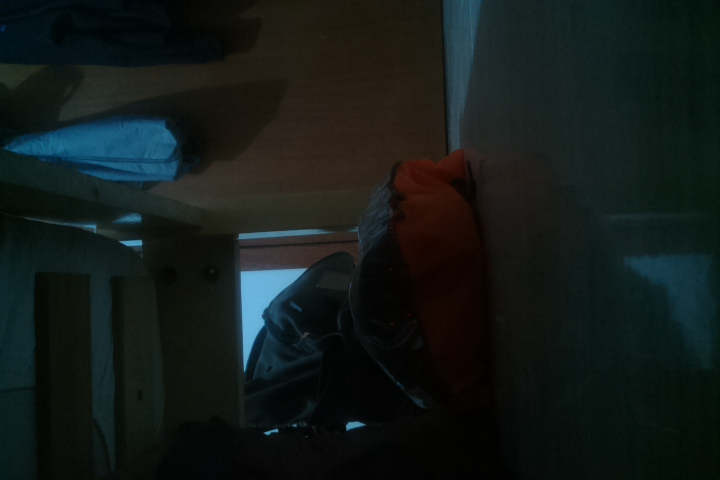
#> input picture image.jpg, 720 x 480 px
$ python shape.py
#> lines starting #> are read from the running program, lines starting #| are printed output that depends on the picture; after the words box and inside, x2 and y2 are one past the last pixel; in counts of white or black regions, pixels touching at a corner belong together
import cv2

class ShapeDetector:
	def __init__(self):
		pass
	def detect(self, c):
		# initialize the shape name and approximate the contour
		shape = "unidentified"
		peri = cv2.arcLength(c, True)
		approx = cv2.approxPolyDP(c, 0.04 * peri, True)


		# if the shape is a triangle, it will have 3 vertices
		if len(approx) == 3:
			shape = "triangle"
		# if the shape has 4 vertices, it is either a square or
		# a rectangle
		elif len(approx) == 4:
			# compute the bounding box of the contour and use the
			# bounding box to compute the aspect ratio
			(x, y, w, h) = cv2.boundingRect(approx)
			ar = w / float(h)
			# a square will have an aspect ratio that is approximately
			# equal to one, otherwise, the shape is a rectangle
			shape = "square" if ar >= 0.95 and ar <= 1.05 else "rectangle"
		# if the shape is a pentagon, it will have 5 vertices
		elif len(approx) == 5:
			shape = "pentagon"
		# otherwise, we assume the shape is a circle
		else:
			shape = "circle"
		# return the name of the shape
		return shape


image = cv2.imread("image.jpg")
#> image is the input picture: shape (480, 720, 3); mean B, G, R 24.5, 26.2, 18.9
gray = cv2.cvtColor(image, cv2.COLOR_BGR2GRAY)
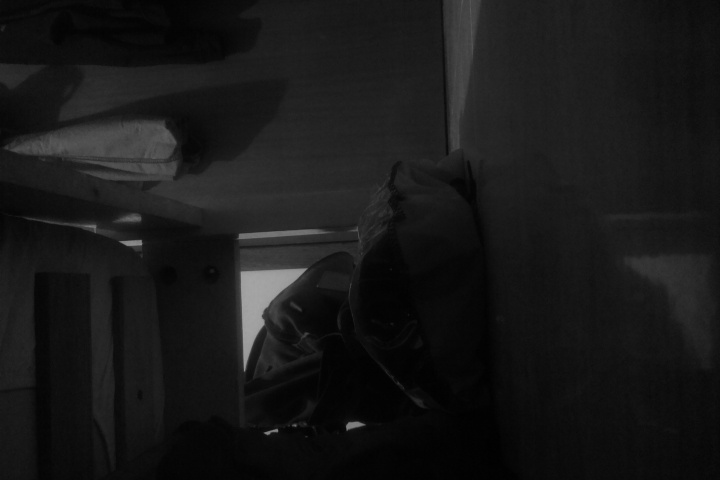
#> gray: shape (480, 720); min 0, max 166, mean 23.8
blurred = cv2.GaussianBlur(gray, (5, 5), 0)
thresh = cv2.threshold(blurred, 60, 255, cv2.THRESH_BINARY)[1]
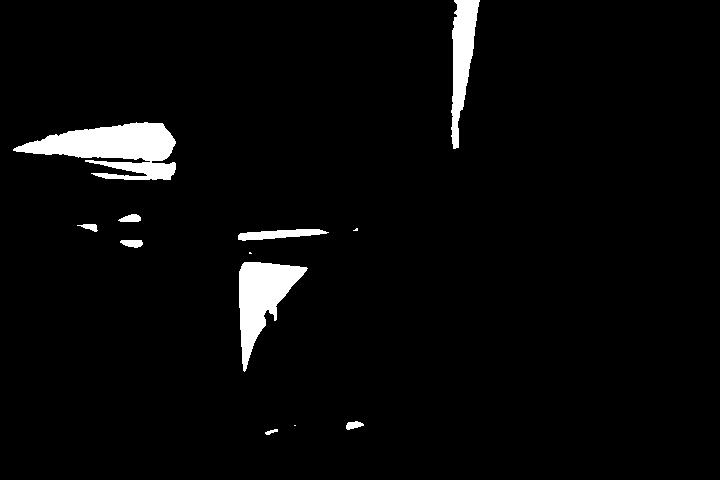
#> thresh: shape (480, 720); 3.5% white; 12 white regions (3 under 20 px)

sd = ShapeDetector()

contours, hierarchy = cv2.findContours(thresh, cv2.RETR_EXTERNAL, cv2.CHAIN_APPROX_SIMPLE)
#> contours = 12 contours, 3 with area under 20; largest, box (x1, y1, x2, y2) and area: (13, 122, 176, 180) 4908, (239, 262, 308, 372) 3280, (451, 0, 480, 149) 2124, (238, 229, 329, 241) 541, (120, 240, 143, 248) 116
n = len(contours)
#> n = 12

if n != 0:
    c = max(contours, key = cv2.contourArea) #find the biggest area
#> c = contour of 224 points, box (x1, y1, x2, y2) (13, 122, 176, 180), area 4908

    # compute the center of the contour, then detect the name of the
    # shape using only the contour
    M = cv2.moments(c)
#> M = moments, m00 4908, centre m10/m00, m01/m00 = (114.9, 147.7)
    cX = int((M["m10"] / (M["m00"]+1)))
#> cX = 114
    cY = int((M["m01"] / (M["m00"]+1)))
#> cY = 147
    shape = sd.detect(c)
#> in detect, `peri = cv2.arcLength(c, True)`: peri = 697.5
#> in detect, `approx = cv2.approxPolyDP(c, 0.04 * peri, True)`: approx = [[175, 169], [162, 123], [13, 149]]
#> shape = 'triangle'
    # multiply the contour (x, y)-coordinates by the resize ratio,
    # then draw the contours and the name of the shape on the image
    #c = c.astype("float")
    #c *= ratio
    #c = c.astype("int")
    cv2.drawContours(image, [c], -1, (0, 255, 0), 2)
    cv2.putText(image, shape, (cX, cY), cv2.FONT_HERSHEY_SIMPLEX,
        0.5, (255, 255, 255), 2)
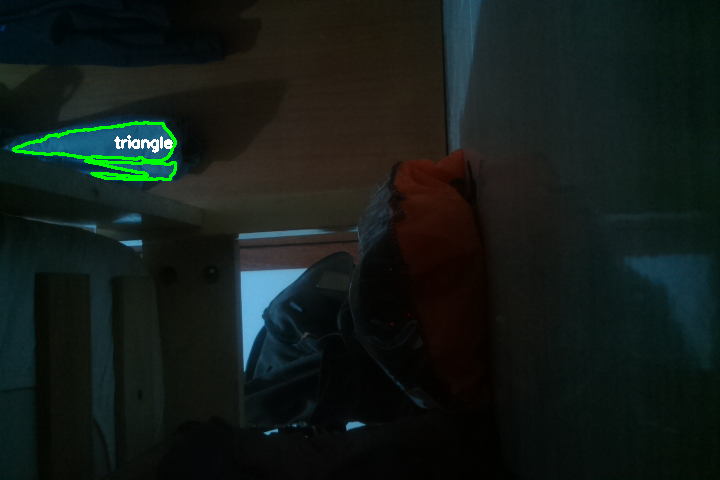
#> image: shape (480, 720, 3); mean B, G, R 24, 27.5, 19.1
    # show the output image
    #cv2.imshow("Image", image)
    #cv2.waitKey(0)
    print("n_objects=" + str(n) + " &shape=" + shape + " &area=" + str(cv2.contourArea(c)))
#| n_objects=12 &shape=triangle &area=4908.0
